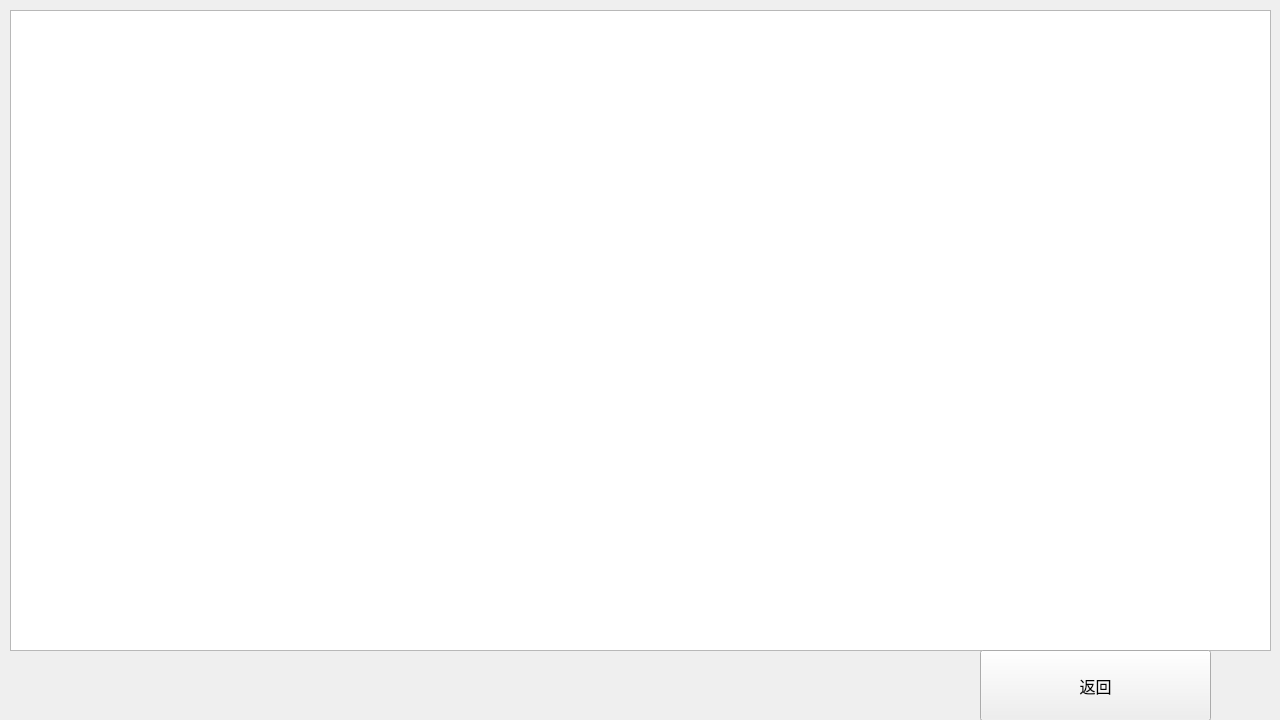
<?xml version="1.0" encoding="UTF-8"?>
<ui version="4.0">
 <class>Form</class>
 <widget class="QWidget" name="Form">
  <property name="geometry">
   <rect>
    <x>0</x>
    <y>0</y>
    <width>1280</width>
    <height>720</height>
   </rect>
  </property>
  <property name="windowTitle">
   <string>Form</string>
  </property>
  <widget class="QTableWidget" name="tableWidget">
   <property name="geometry">
    <rect>
     <x>10</x>
     <y>10</y>
     <width>1261</width>
     <height>641</height>
    </rect>
   </property>
  </widget>
  <widget class="QPushButton" name="pushButton">
   <property name="geometry">
    <rect>
     <x>980</x>
     <y>650</y>
     <width>231</width>
     <height>71</height>
    </rect>
   </property>
   <property name="font">
    <font>
     <family>Adobe 黑体 Std R</family>
     <pointsize>12</pointsize>
    </font>
   </property>
   <property name="text">
    <string>返回</string>
   </property>
  </widget>
 </widget>
 <resources/>
 <connections/>
</ui>
